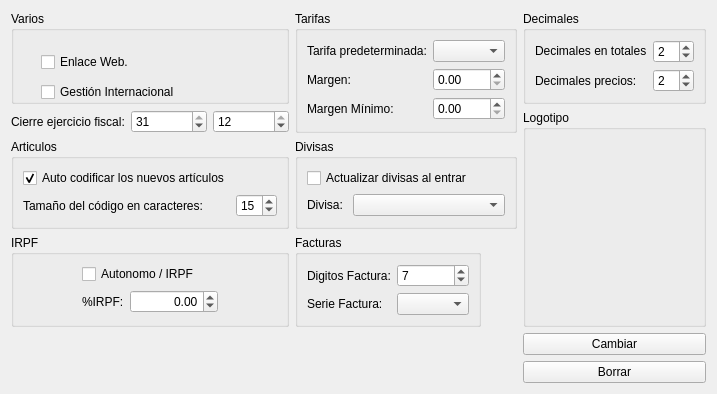
             <widget class="QWidget" name="tab_12">
              <attribute name="title">
               <string>Otros</string>
              </attribute>
              <layout class="QGridLayout" name="gridLayout_21">
               <item row="2" column="1">
                <widget class="QGroupBox" name="groupBox_14">
                 <property name="sizePolicy">
                  <sizepolicy hsizetype="Preferred" vsizetype="Preferred">
                   <horstretch>0</horstretch>
                   <verstretch>0</verstretch>
                  </sizepolicy>
                 </property>
                 <property name="title">
                  <string>Divisas</string>
                 </property>
                 <layout class="QGridLayout" name="gridLayout_16">
                  <item row="1" column="1">
                   <widget class="QComboBox" name="id_divisa"/>
                  </item>
                  <item row="0" column="0" colspan="2">
                   <widget class="QCheckBox" name="actualizar_divisas">
                    <property name="text">
                     <string>Actualizar divisas al entrar</string>
                    </property>
                   </widget>
                  </item>
                  <item row="1" column="0">
                   <widget class="QLabel" name="label_42">
                    <property name="sizePolicy">
                     <sizepolicy hsizetype="Maximum" vsizetype="Preferred">
                      <horstretch>0</horstretch>
                      <verstretch>0</verstretch>
                     </sizepolicy>
                    </property>
                    <property name="text">
                     <string>Divisa: </string>
                    </property>
                   </widget>
                  </item>
                 </layout>
                </widget>
               </item>
               <item row="3" column="0">
                <widget class="QGroupBox" name="groupBox_IRPF">
                 <property name="title">
                  <string>IRPF</string>
                 </property>
                 <layout class="QGridLayout" name="gridLayout_17">
                  <item row="1" column="0">
                   <widget class="QCheckBox" name="irpf">
                    <property name="maximumSize">
                     <size>
                      <width>135</width>
                      <height>16777215</height>
                     </size>
                    </property>
                    <property name="text">
                     <string>Autonomo / IRPF</string>
                    </property>
                   </widget>
                  </item>
                  <item row="2" column="0">
                   <layout class="QHBoxLayout" name="horizontalLayout_5">
                    <item>
                     <widget class="QLabel" name="label_71">
                      <property name="text">
                       <string>%IRPF:</string>
                      </property>
                     </widget>
                    </item>
                    <item>
                     <widget class="QDoubleSpinBox" name="porcentaje_irpf">
                      <property name="alignment">
                       <set>Qt::AlignmentFlag::AlignRight|Qt::AlignmentFlag::AlignTrailing|Qt::AlignmentFlag::AlignVCenter</set>
                      </property>
                      <property name="minimum">
                       <double>-999999.000000000000000</double>
                      </property>
                      <property name="maximum">
                       <double>9999999.000000000000000</double>
                      </property>
                     </widget>
                    </item>
                   </layout>
                  </item>
                 </layout>
                </widget>
               </item>
               <item row="0" column="2">
                <widget class="QGroupBox" name="groupBox_12">
                 <property name="title">
                  <string>Decimales</string>
                 </property>
                 <layout class="QGridLayout" name="gridLayout_7">
                  <item row="0" column="0">
                   <widget class="QLabel" name="label_222">
                    <property name="sizePolicy">
                     <sizepolicy hsizetype="Preferred" vsizetype="Fixed">
                      <horstretch>0</horstretch>
                      <verstretch>0</verstretch>
                     </sizepolicy>
                    </property>
                    <property name="text">
                     <string>Decimales en totales</string>
                    </property>
                   </widget>
                  </item>
                  <item row="0" column="1" colspan="2">
                   <widget class="QSpinBox" name="decimales_en_calculos">
                    <property name="value">
                     <number>2</number>
                    </property>
                   </widget>
                  </item>
                  <item row="1" column="0">
                   <widget class="QLabel" name="label_85">
                    <property name="text">
                     <string>Decimales precios:</string>
                    </property>
                   </widget>
                  </item>
                  <item row="1" column="1" colspan="2">
                   <widget class="QSpinBox" name="decimales_precios">
                    <property name="value">
                     <number>2</number>
                    </property>
                   </widget>
                  </item>
                 </layout>
                </widget>
               </item>
               <item row="3" column="1">
                <widget class="QGroupBox" name="groupBox_3">
                 <property name="sizePolicy">
                  <sizepolicy hsizetype="Maximum" vsizetype="Preferred">
                   <horstretch>0</horstretch>
                   <verstretch>0</verstretch>
                  </sizepolicy>
                 </property>
                 <property name="title">
                  <string>Facturas</string>
                 </property>
                 <layout class="QGridLayout" name="gridLayout_11">
                  <item row="0" column="0">
                   <widget class="QLabel" name="label_25">
                    <property name="text">
                     <string>Digitos Factura:</string>
                    </property>
                   </widget>
                  </item>
                  <item row="0" column="1">
                   <widget class="QSpinBox" name="digitos_factura">
                    <property name="maximum">
                     <number>45</number>
                    </property>
                    <property name="value">
                     <number>7</number>
                    </property>
                   </widget>
                  </item>
                  <item row="1" column="1">
                   <widget class="QComboBox" name="serie_factura"/>
                  </item>
                  <item row="1" column="0">
                   <widget class="QLabel" name="label_26">
                    <property name="text">
                     <string>Serie Factura:</string>
                    </property>
                   </widget>
                  </item>
                 </layout>
                </widget>
               </item>
               <item row="1" column="0">
                <layout class="QHBoxLayout" name="horizontalLayout_8">
                 <item>
                  <widget class="QLabel" name="label_68">
                   <property name="text">
                    <string>Cierre ejercicio fiscal:</string>
                   </property>
                  </widget>
                 </item>
                 <item>
                  <widget class="QSpinBox" name="dia_cierre_ejercicio">
                   <property name="minimum">
                    <number>1</number>
                   </property>
                   <property name="maximum">
                    <number>31</number>
                   </property>
                   <property name="value">
                    <number>31</number>
                   </property>
                  </widget>
                 </item>
                 <item>
                  <widget class="QSpinBox" name="mes_cierre_ejercicio">
                   <property name="minimum">
                    <number>1</number>
                   </property>
                   <property name="maximum">
                    <number>12</number>
                   </property>
                   <property name="value">
                    <number>12</number>
                   </property>
                  </widget>
                 </item>
                </layout>
               </item>
               <item row="0" column="0">
                <widget class="QGroupBox" name="groupBox_5">
                 <property name="title">
                  <string>Varios</string>
                 </property>
                 <widget class="QCheckBox" name="enlace_web">
                  <property name="geometry">
                   <rect>
                    <x>30</x>
                    <y>40</y>
                    <width>307</width>
                    <height>22</height>
                   </rect>
                  </property>
                  <property name="text">
                   <string>Enlace Web.</string>
                  </property>
                 </widget>
                 <widget class="QCheckBox" name="gestion_internacional">
                  <property name="geometry">
                   <rect>
                    <x>30</x>
                    <y>70</y>
                    <width>307</width>
                    <height>22</height>
                   </rect>
                  </property>
                  <property name="text">
                   <string>Gestión Internacional</string>
                  </property>
                 </widget>
                </widget>
               </item>
               <item row="2" column="0">
                <widget class="QGroupBox" name="groupBox_2">
                 <property name="title">
                  <string>Articulos</string>
                 </property>
                 <layout class="QGridLayout" name="gridLayout_10">
                  <item row="0" column="0">
                   <widget class="QCheckBox" name="autocodificar_nuevos_articulos">
                    <property name="text">
                     <string>Auto codificar los nuevos artículos</string>
                    </property>
                    <property name="checked">
                     <bool>true</bool>
                    </property>
                   </widget>
                  </item>
                  <item row="1" column="1">
                   <widget class="QSpinBox" name="tamano_codigo_articulo">
                    <property name="maximumSize">
                     <size>
                      <width>60</width>
                      <height>16777215</height>
                     </size>
                    </property>
                    <property name="value">
                     <number>15</number>
                    </property>
                   </widget>
                  </item>
                  <item row="1" column="0">
                   <widget class="QLabel" name="label_41">
                    <property name="sizePolicy">
                     <sizepolicy hsizetype="Maximum" vsizetype="Preferred">
                      <horstretch>0</horstretch>
                      <verstretch>0</verstretch>
                     </sizepolicy>
                    </property>
                    <property name="text">
                     <string>Tamaño del código en caracteres:</string>
                    </property>
                   </widget>
                  </item>
                 </layout>
                </widget>
               </item>
               <item row="0" column="1" rowspan="2">
                <widget class="QGroupBox" name="groupBox">
                 <property name="title">
                  <string>Tarifas</string>
                 </property>
                 <layout class="QGridLayout" name="gridLayout_9">
                  <item row="1" column="3">
                   <widget class="QDoubleSpinBox" name="margen_articulos"/>
                  </item>
                  <item row="2" column="1">
                   <widget class="QLabel" name="label_33">
                    <property name="text">
                     <string>Margen Mínimo:</string>
                    </property>
                   </widget>
                  </item>
                  <item row="0" column="3">
                   <widget class="QComboBox" name="id_tarifa"/>
                  </item>
                  <item row="1" column="1">
                   <widget class="QLabel" name="label_31">
                    <property name="text">
                     <string>Margen:</string>
                    </property>
                   </widget>
                  </item>
                  <item row="2" column="3">
                   <widget class="QDoubleSpinBox" name="margen_minimo_articulos"/>
                  </item>
                  <item row="0" column="1">
                   <widget class="QLabel" name="label_58">
                    <property name="text">
                     <string>Tarifa predeterminada:</string>
                    </property>
                   </widget>
                  </item>
                 </layout>
                </widget>
               </item>
               <item row="4" column="2">
                <layout class="QGridLayout" name="gridLayout">
                 <item row="2" column="0">
                  <widget class="QPushButton" name="btnDeleteLogo">
                   <property name="text">
                    <string>Borrar</string>
                   </property>
                  </widget>
                 </item>
                 <item row="1" column="0">
                  <widget class="QPushButton" name="btnAddLogo">
                   <property name="text">
                    <string>Cambiar</string>
                   </property>
                  </widget>
                 </item>
                </layout>
               </item>
               <item row="1" column="2" rowspan="3">
                <widget class="QGroupBox" name="groupBox_6">
                 <property name="title">
                  <string>Logotipo</string>
                 </property>
                 <widget class="QLabel" name="imgLogo">
                  <property name="geometry">
                   <rect>
                    <x>20</x>
                    <y>40</y>
                    <width>431</width>
                    <height>221</height>
                   </rect>
                  </property>
                  <property name="maximumSize">
                   <size>
                    <width>1211</width>
                    <height>348</height>
                   </size>
                  </property>
                  <property name="text">
                   <string/>
                  </property>
                  <property name="pixmap">
                   <pixmap>:/PNG/resources/icons/png/LogoIcono.png</pixmap>
                  </property>
                  <property name="scaledContents">
                   <bool>false</bool>
                  </property>
                  <property name="alignment">
                   <set>Qt::AlignmentFlag::AlignCenter</set>
                  </property>
                 </widget>
                </widget>
               </item>
              </layout>
             </widget>
